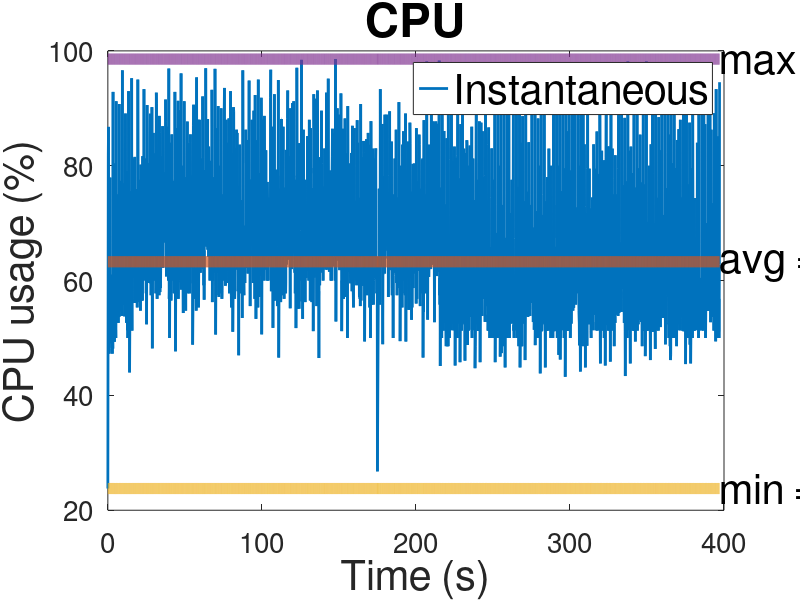
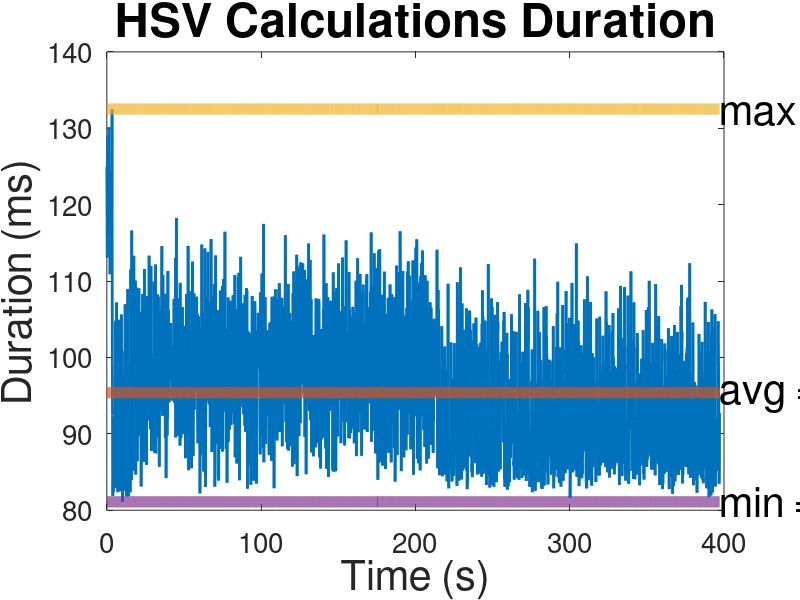
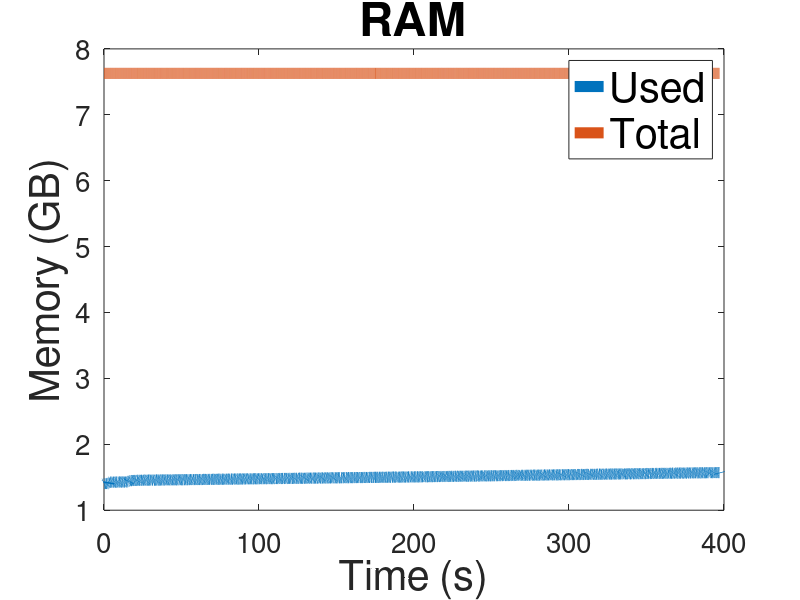
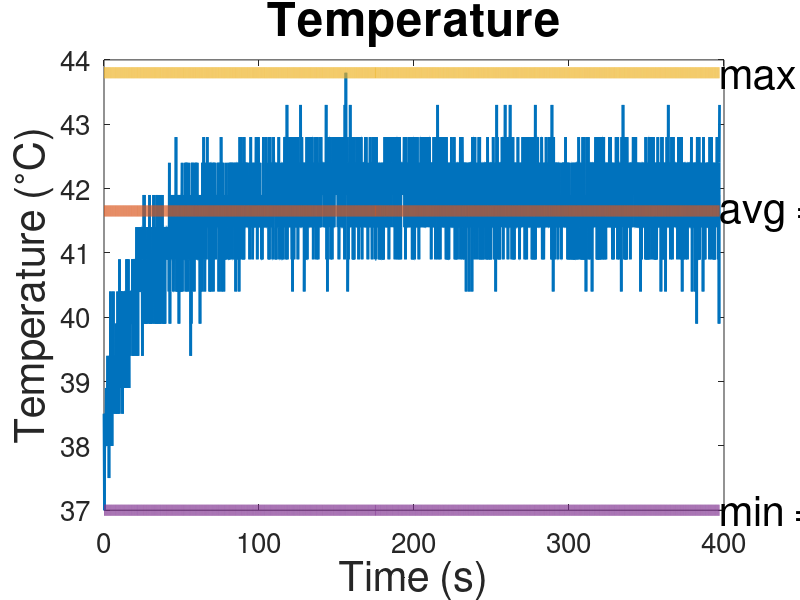

MATLAB code for these plots, in order:
clear all ; close all ; clc ; 
DEBUG = true ; dirpath = './photos' ; ext = '.jpg' ; if ~DEBUG && ~exist(dirpath,'dir') ; mkdir(dirpath); end

format bank

fontSize = 30;
titleFontSize = fontSize + 4;
axisFontSize = 20;
lineWidth = 8;

%% -----------------------------------------------------------------------------------------
%% CPU

% Init data
Data = csvread("cpu.csv");
timeD = Data(:,1); initTime = timeD(1); timeD = timeD - initTime;
cpuD = Data(:,2);

cpuD = cpuD * 100;
cpuAve = sum(cpuD)/length(cpuD) * ones(length(cpuD), 1);
cpuMax = max(cpuD) * ones(length(cpuD), 1);
cpuMin = min(cpuD) * ones(length(cpuD), 1);

f1 = figure();
p1 = plot(timeD, cpuD, timeD, cpuAve, timeD, cpuMin, timeD, cpuMax);
set(gca,'FontSize',axisFontSize);
set(p1(1), 'linewidth', 2);
set(p1(2), 'linewidth', lineWidth);
set(p1(3), 'linewidth', lineWidth);
set(p1(4), 'linewidth', lineWidth);

text(timeD(end), cpuAve(1), strcat('avg = ', int2str(cpuAve(1)), ' %'), 'FontSize', fontSize);
text(timeD(end), cpuMax(1), strcat('max = ', int2str(cpuMax(1)), ' %'), 'FontSize', fontSize);
text(timeD(end), cpuMin(1), strcat('min = ', int2str(cpuMin(1)), ' %'), 'FontSize', fontSize);

lgd = legend('Instantaneous'); set(lgd,'FontSize',fontSize);
%grid on;
title("CPU", 'FontSize', titleFontSize) ; xlabel('Time (s)', 'FontSize', fontSize) ; ylabel('CPU usage (%)', 'FontSize', fontSize) 
if ~DEBUG ; saveas(f1,strcat(dirpath, '/', 'cpu', ext)) ; end

%% -----------------------------------------------------------------------------------------
%% DURATIONS

% Init data
Data = csvread("durations.csv");
timeD = Data(:,1); initTime = timeD(1); timeD = timeD - initTime;
durD = Data(:,3);

durD = durD * 1000;
durAve = sum(durD)/length(durD) * ones(length(durD), 1);
durMax = max(durD) * ones(length(durD), 1);
durMin = min(durD) * ones(length(durD), 1);

f2 = figure();
p2 = plot(timeD, durD, timeD, durAve, timeD, durMax, timeD, durMin);
set(gca,'FontSize',axisFontSize);
set(p2(1), 'linewidth', 2);
set(p2(2), 'linewidth', lineWidth);
set(p2(3), 'linewidth', lineWidth);
set(p2(4), 'linewidth', lineWidth); 
%grid on;

text(timeD(end), durAve(1), strcat('avg = ', int2str(durAve(1)), ' ms'), 'FontSize', fontSize);
text(timeD(end), durMax(1), strcat('max = ', int2str(durMax(1)), ' ms'), 'FontSize', fontSize);
text(timeD(end), durMin(1), strcat('min = ', int2str(durMin(1)), ' ms'), 'FontSize', fontSize);

title("HSV Calculations Duration", 'FontSize', titleFontSize) ; xlabel('Time (s)', 'FontSize', fontSize) ; ylabel('Duration (ms)', 'FontSize', fontSize) ;
if ~DEBUG ; saveas(f2,strcat(dirpath, '/', 'durations', ext)) ; end

%% -----------------------------------------------------------------------------------------
%% RAM

% Init data
Data = csvread("ram.csv");
timeD = Data(:,1); initTime = timeD(1); timeD = timeD - initTime;
ramD = Data(:,2); 
ramT = Data(:,3);

ramD = ramD / (1024*1024*1024);
ramT = ramT / (1024*1024*1024);

f3 = figure() ;  
p3 = plot(timeD, ramD, timeD, ramT);
set(gca,'FontSize',axisFontSize); 
set(p3(1), 'linewidth', lineWidth);
set(p3(2), 'linewidth', lineWidth);

%grid on;
lgd = legend('Used','Total');  set(lgd,'FontSize',fontSize);
title("RAM", 'FontSize', titleFontSize) ; xlabel('Time (s)', 'FontSize', fontSize) ; ylabel('Memory (GB)', 'FontSize', fontSize) ; 
if ~DEBUG ; saveas(f3,strcat(dirpath, '/', 'ram', ext)) ; end

%% -----------------------------------------------------------------------------------------
%% TEMP

% Init data
Data = csvread("temp.csv");
timeD = Data(:,1); initTime = timeD(1); timeD = timeD - initTime;
tempD = Data(:,2);

tempAve = sum(tempD)/length(tempD) * ones(length(tempD), 1);
tempMax = max(tempD) * ones(length(tempD), 1);
tempMin = min(tempD) * ones(length(tempD), 1);

f5 = figure();
p5 = plot(timeD, tempD, timeD, tempAve, timeD, tempMax, timeD, tempMin);
set(gca,'FontSize',axisFontSize);
set(p5(1), 'linewidth', 2);
set(p5(2), 'linewidth', lineWidth);
set(p5(3), 'linewidth', lineWidth);
set(p5(4), 'linewidth', lineWidth); 

text(timeD(end), tempAve(1), strcat('avg = ', int2str(tempAve(1)), ' ^{\circ}C'), 'FontSize', fontSize);
text(timeD(end), tempMax(1), strcat('max = ', int2str(tempMax(1)), '^{\circ}C'), 'FontSize', fontSize);
text(timeD(end), tempMin(1), strcat('min = ', int2str(tempMin(1)), ' ^{\circ}C'), 'FontSize', fontSize);


%grid on;
title("Temperature", 'FontSize', titleFontSize); xlabel('Time (s)', 'FontSize', fontSize) ; ylabel('Temperature (^{\circ}C)', 'FontSize', fontSize);
if ~DEBUG ; saveas(f4,strcat(dirpath, '/', 'network', ext)) ; end


%% -----------------------------------------------------------------------------------------
%% NETWORK

% Init data
Data = csvread("network.csv");
timeD = Data(:,1); initTime = timeD(1); timeD = timeD - initTime;
netDU = Data(:,2);
netDD = Data(:,3);

netDU = netDU / (1024*8); 
netDU(netDU == 0 ) = 0.1;
netDD = netDD / (1024*8);
netDD(netDD == 0 ) = 0.1; 

f6 = figure();
semilogy(timeD, netDU);
hold on;
semilogy(timeD, netDD);
lgd = legend('Up','Down');  set(lgd,'FontSize',fontSize);
set(gca,'FontSize',axisFontSize);
%grid on;
title("Network", 'FontSize', titleFontSize); xlabel('Time (s)', 'FontSize', fontSize) ; ylabel('Speed (kB)', 'FontSize', fontSize);
if ~DEBUG ; saveas(f4,strcat(dirpath, '/', 'network', ext)) ; end



%% -----------------------------------------------------------------------------------------
%% ANGLES

% Init data
Data = csvread("angles.csv");
timeD = Data(:,1); initTime = timeD(1); % timeD = timeD - initTime;
anglex = Data(:,2);
angley = Data(:,3);


f7 = figure();
p7 = plot(timeD, anglex, timeD, angley);
set(gca,'FontSize',axisFontSize);
set(p7, 'linewidth', 2);

lgd = legend('anglex','angley');  set(lgd,'FontSize',fontSize);
%grid on;
title("Angles", 'FontSize', titleFontSize); xlabel('Time (s)', 'FontSize', fontSize) ; ylabel('Angle (^{\circ})', 'FontSize', fontSize);
if ~DEBUG ; saveas(f5,strcat(dirpath, '/', 'angles', ext)) ; end


%% -----------------------------------------------------------------------------------------
%% DISTANCES

% Init data
Data = csvread("distance.csv");
timeD = Data(:,1); initTime = timeD(1); % timeD = timeD - initTime;
distance = Data(:,2);

f8 = figure();
p8 = plot(timeD, distance);
set(gca,'FontSize',axisFontSize);
set(p8, 'linewidth', 2);

%grid on;
title("Distances", 'FontSize', titleFontSize); xlabel('Time (s)', 'FontSize', fontSize) ; ylabel('Distance (m)', 'FontSize', fontSize);
if ~DEBUG ; saveas(f6,strcat(dirpath, '/', 'distance', ext)) ; end